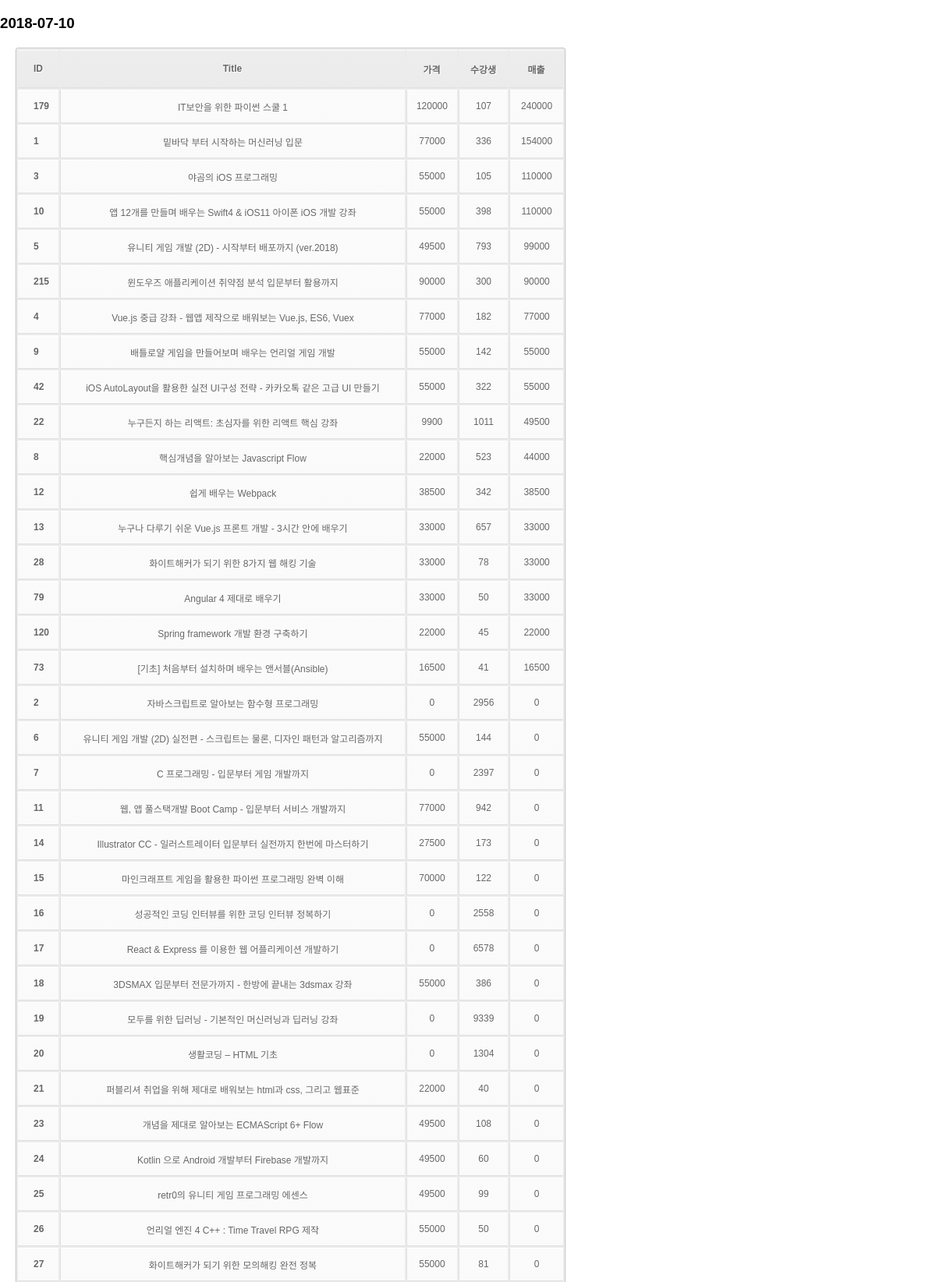
/daily/2018-07-10 (upper part), run on the app's committed database.
### tables this page shows
CREATE TABLE COURSES (
	ID INTEGER PRIMARY KEY,
	URL STRING UNIQUE,
	TITLE STRING,
	RELEASE_DATE STRING
);

### app.py (the view)
@app.route('/daily/<date>')
def daily_index(date):
	sql = "SELECT COURSES.ID, COURSES.TITLE, A.PRICE, A.STUDENT_COUNT, SUM((A.STUDENT_COUNT - B.STUDENT_COUNT) * A.PRICE) AS REVENUE, A.UPDATE_DATE FROM COURSES, SALES A, SALES B WHERE COURSES.ID = A.ID AND A.ID = B.ID AND A.UPDATE_DATE = DATE(B.UPDATE_DATE, '+1 day') AND A.UPDATE_DATE = (?) GROUP BY A.ID, A.UPDATE_DATE ORDER BY REVENUE DESC"
	cur = g.db.execute(sql, [date])
	courses = [dict(ID=row[0], TITLE=row[1], PRICE=row[2], STUDENT_COUNT=row[3], REVENUE=row[4], UPDATE_DATE=row[5]) for row in cur.fetchall()]
	return render_template('daily.html', DATE=date, COURSES=courses)

### app.py (called while the page is built)
def connect_db():
	return sqlite3.connect(app.config['DATABASE'])

@app.before_request
def befor_request():
	g.db = connect_db()

@app.teardown_request
def teardown_request(exception):
	g.db.close()

### templates/daily.html (shortened to what this page needs)
<!DOCTYPE html>
<html>
<link rel="stylesheet" href={{ url_for('static', filename='css/table_style.css') }}>
	<head>
	</head>
	<body>
		<div class="box">
			<div class="box-header">
				<h3 class="box-title">  {{ DATE }}</h3>
			</div>
			<div class="box-body">
				<table id="date-table" class="table table-bordered">
					<thead>
						<tr>
							<th>ID</th>
							<th>Title</th>
							<th>가격</th>
							<th>수강생</th>
							<th>매출</th>
						</tr>
					</thead>
					<tbody>
						{% for COURSE in COURSES %}
						<tr>
							<td> <a href="../course/{{ COURSE.ID }}"> {{ COURSE.ID }} </a></td>
							<td> {{ COURSE.TITLE }} </td>
							<td> {{ COURSE.PRICE }} </td>
							<td> {{ COURSE.STUDENT_COUNT }} </td>
							<td> {{ COURSE.REVENUE }} </td>
						</tr>
						{% endfor %}
					</tbody>
				</table>
			</div>
		</div>
	</body>
</html>

### static/css/table_style.css (style rules this page uses)
body { font-family:Arial, Helvetica, sans-serif; margin:0 auto; }
a:link { color: #666; font-weight: bold; text-decoration:none; }
table a:link { color: #666; font-weight: bold; text-decoration:none; }
table { font-family:Arial, Helvetica, sans-serif; color:#666; font-size:12px; text-shadow: 1px 1px 0px #fff; background:#eaebec; margin:20px; border:#ccc 1px solid; -moz-border-radius:3px; -webkit-border-radius:3px; border-radius:3px; -moz-box-shadow: 0 1px 2px #d1d1d1; -webkit-box-shadow: 0 1px 2px #d1d1d1; box-shadow: 0 1px 2px #d1d1d1; }
table th { padding:15px; border-top:1px solid #fafafa; border-bottom:1px solid #e0e0e0; background: #ededed; background: -webkit-gradient(linear, left top, left bottom, from(#ededed), to(#ebebeb)); background: -moz-linear-gradient(top, #ededed, #ebebeb); }
table th:first-child { text-align: left; padding-left:20px; }
table tr:first-child th:first-child { -moz-border-radius-topleft:3px; -webkit-border-top-left-radius:3px; border-top-left-radius:3px; }
table tr:first-child th:last-child { -moz-border-radius-topright:3px; -webkit-border-top-right-radius:3px; border-top-right-radius:3px; }
table tr { text-align: center; padding-left:20px; }
table tr td:first-child { text-align: left; padding-left:20px; border-left: 0; }
table tr td { padding:12px; border-top: 1px solid #ffffff; border-bottom:1px solid #e0e0e0; border-left: 1px solid #e0e0e0; background: #fafafa; background: -webkit-gradient(linear, left top, left bottom, from(#fbfbfb), to(#fafafa)); background: -moz-linear-gradient(top, #fbfbfb, #fafafa); }

### data on the page
COURSES: ID "179", TITLE "IT보안을 위한 파이썬 스쿨 1", PRICE "120000", STUDENT_COUNT "107", REVENUE "240000"
COURSES: ID "1", TITLE "밑바닥 부터 시작하는 머신러닝 입문", PRICE "77000", STUDENT_COUNT "336", REVENUE "154000"
COURSES: ID "3", TITLE "야곰의 iOS 프로그래밍", PRICE "55000", STUDENT_COUNT "105", REVENUE "110000"
COURSES: ID "10", TITLE "앱 12개를 만들며 배우는 Swift4 & iOS11 아이폰 iOS 개발 강좌", PRICE "55000", STUDENT_COUNT "398", REVENUE "110000"
COURSES: ID "5", TITLE "유니티 게임 개발 (2D) - 시작부터 배포까지 (ver.2018)", PRICE "49500", STUDENT_COUNT "793", REVENUE "99000"
COURSES: ID "215", TITLE "윈도우즈 애플리케이션 취약점 분석 입문부터 활용까지", PRICE "90000", STUDENT_COUNT "300", REVENUE "90000"
COURSES: ID "4", TITLE "Vue.js 중급 강좌 - 웹앱 제작으로 배워보는 Vue.js, ES6, Vuex", PRICE "77000", STUDENT_COUNT "182", REVENUE "77000"
COURSES: ID "9", TITLE "배틀로얄 게임을 만들어보며 배우는 언리얼 게임 개발", PRICE "55000", STUDENT_COUNT "142", REVENUE "55000"
COURSES: ID "42", TITLE "iOS AutoLayout을 활용한 실전 UI구성 전략 - 카카오톡 같은 고급 UI 만들기", PRICE "55000", STUDENT_COUNT "322", REVENUE "55000"
COURSES: ID "22", TITLE "누구든지 하는 리액트: 초심자를 위한 리액트 핵심 강좌", PRICE "9900", STUDENT_COUNT "1011", REVENUE "49500"
COURSES: ID "8", TITLE "핵심개념을 알아보는 Javascript Flow", PRICE "22000", STUDENT_COUNT "523", REVENUE "44000"
COURSES: ID "12", TITLE "쉽게 배우는 Webpack", PRICE "38500", STUDENT_COUNT "342", REVENUE "38500"
COURSES: ID "13", TITLE "누구나 다루기 쉬운 Vue.js 프론트 개발 - 3시간 안에 배우기", PRICE "33000", STUDENT_COUNT "657", REVENUE "33000"
COURSES: ID "28", TITLE "화이트해커가 되기 위한 8가지 웹 해킹 기술", PRICE "33000", STUDENT_COUNT "78", REVENUE "33000"
COURSES: ID "79", TITLE "Angular 4 제대로 배우기", PRICE "33000", STUDENT_COUNT "50", REVENUE "33000"
COURSES: ID "120", TITLE "Spring framework 개발 환경 구축하기", PRICE "22000", STUDENT_COUNT "45", REVENUE "22000"
COURSES: ID "73", TITLE "[기초] 처음부터 설치하며 배우는 앤서블(Ansible)", PRICE "16500", STUDENT_COUNT "41", REVENUE "16500"
COURSES: ID "2", TITLE "자바스크립트로 알아보는 함수형 프로그래밍", PRICE "0", STUDENT_COUNT "2956", REVENUE "0"
COURSES: ID "6", TITLE "유니티 게임 개발 (2D) 실전편 - 스크립트는 물론, 디자인 패턴과 알고리즘까지", PRICE "55000", STUDENT_COUNT "144", REVENUE "0"
COURSES: ID "7", TITLE "C 프로그래밍 - 입문부터 게임 개발까지", PRICE "0", STUDENT_COUNT "2397", REVENUE "0"
COURSES: ID "11", TITLE "웹, 앱 풀스택개발 Boot Camp - 입문부터 서비스 개발까지", PRICE "77000", STUDENT_COUNT "942", REVENUE "0"
COURSES: ID "14", TITLE "Illustrator CC - 일러스트레이터 입문부터 실전까지 한번에 마스터하기", PRICE "27500", STUDENT_COUNT "173", REVENUE "0"
COURSES: ID "15", TITLE "마인크래프트 게임을 활용한 파이썬 프로그래밍 완벽 이해", PRICE "70000", STUDENT_COUNT "122", REVENUE "0"
COURSES: ID "16", TITLE "성공적인 코딩 인터뷰를 위한 코딩 인터뷰 정복하기", PRICE "0", STUDENT_COUNT "2558", REVENUE "0"
COURSES: ID "17", TITLE "React & Express 를 이용한 웹 어플리케이션 개발하기", PRICE "0", STUDENT_COUNT "6578", REVENUE "0"
COURSES: ID "18", TITLE "3DSMAX 입문부터 전문가까지 - 한방에 끝내는 3dsmax 강좌", PRICE "55000", STUDENT_COUNT "386", REVENUE "0"
COURSES: ID "19", TITLE "모두를 위한 딥러닝 - 기본적인 머신러닝과 딥러닝 강좌", PRICE "0", STUDENT_COUNT "9339", REVENUE "0"
COURSES: ID "20", TITLE "생활코딩 – HTML 기초", PRICE "0", STUDENT_COUNT "1304", REVENUE "0"
COURSES: ID "21", TITLE "퍼블리셔 취업을 위해 제대로 배워보는 html과 css, 그리고 웹표준", PRICE "22000", STUDENT_COUNT "40", REVENUE "0"
COURSES: ID "23", TITLE "개념을 제대로 알아보는 ECMAScript 6+ Flow", PRICE "49500", STUDENT_COUNT "108", REVENUE "0"
COURSES: ID "24", TITLE "Kotlin 으로 Android 개발부터 Firebase 개발까지", PRICE "49500", STUDENT_COUNT "60", REVENUE "0"
COURSES: ID "25", TITLE "retr0의 유니티 게임 프로그래밍 에센스", PRICE "49500", STUDENT_COUNT "99", REVENUE "0"
COURSES: ID "26", TITLE "언리얼 엔진 4 C++ : Time Travel RPG 제작", PRICE "55000", STUDENT_COUNT "50", REVENUE "0"
COURSES: ID "27", TITLE "화이트해커가 되기 위한 모의해킹 완전 정복", PRICE "55000", STUDENT_COUNT "81", REVENUE "0"

### other printed values
{{ DATE }} "2018-07-10"
